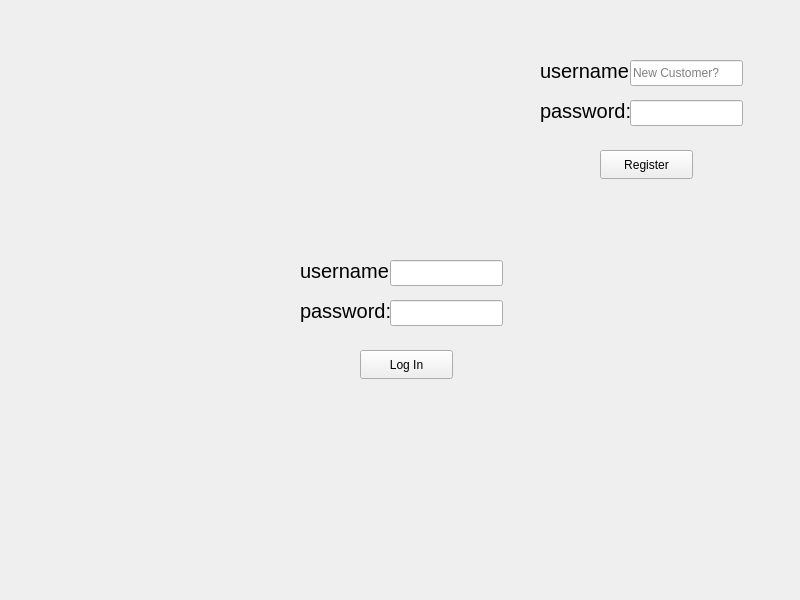
<?xml version="1.0" encoding="UTF-8"?>
<ui version="4.0">
 <class>MainWindow</class>
 <widget class="QMainWindow" name="MainWindow">
  <property name="geometry">
   <rect>
    <x>0</x>
    <y>0</y>
    <width>800</width>
    <height>600</height>
   </rect>
  </property>
  <property name="windowTitle">
   <string>MainWindow</string>
  </property>
  <widget class="QWidget" name="centralwidget">
   <widget class="QLabel" name="label">
    <property name="geometry">
     <rect>
      <x>540</x>
      <y>50</y>
      <width>91</width>
      <height>41</height>
     </rect>
    </property>
    <property name="styleSheet">
     <string notr="true">QLabel{
	font-size:20px;
}</string>
    </property>
    <property name="text">
     <string>username:</string>
    </property>
   </widget>
   <widget class="QLineEdit" name="newUser_edit">
    <property name="geometry">
     <rect>
      <x>630</x>
      <y>60</y>
      <width>113</width>
      <height>26</height>
     </rect>
    </property>
    <property name="placeholderText">
     <string>New Customer?</string>
    </property>
   </widget>
   <widget class="QLabel" name="label_2">
    <property name="geometry">
     <rect>
      <x>300</x>
      <y>250</y>
      <width>91</width>
      <height>41</height>
     </rect>
    </property>
    <property name="styleSheet">
     <string notr="true">QLabel{
	font-size:20px;
}</string>
    </property>
    <property name="text">
     <string>username:</string>
    </property>
   </widget>
   <widget class="QLabel" name="label_3">
    <property name="geometry">
     <rect>
      <x>300</x>
      <y>290</y>
      <width>91</width>
      <height>41</height>
     </rect>
    </property>
    <property name="styleSheet">
     <string notr="true">QLabel{
	font-size:20px;
}</string>
    </property>
    <property name="text">
     <string>password:</string>
    </property>
   </widget>
   <widget class="QLabel" name="label_4">
    <property name="geometry">
     <rect>
      <x>540</x>
      <y>90</y>
      <width>91</width>
      <height>41</height>
     </rect>
    </property>
    <property name="styleSheet">
     <string notr="true">QLabel{
	font-size:20px;
}</string>
    </property>
    <property name="text">
     <string>password:</string>
    </property>
   </widget>
   <widget class="QLineEdit" name="user_edit">
    <property name="geometry">
     <rect>
      <x>390</x>
      <y>260</y>
      <width>113</width>
      <height>26</height>
     </rect>
    </property>
   </widget>
   <widget class="QLineEdit" name="newPass_edit">
    <property name="geometry">
     <rect>
      <x>630</x>
      <y>100</y>
      <width>113</width>
      <height>26</height>
     </rect>
    </property>
   </widget>
   <widget class="QLineEdit" name="pass_edit">
    <property name="geometry">
     <rect>
      <x>390</x>
      <y>300</y>
      <width>113</width>
      <height>26</height>
     </rect>
    </property>
   </widget>
   <widget class="QPushButton" name="login_btn">
    <property name="geometry">
     <rect>
      <x>360</x>
      <y>350</y>
      <width>93</width>
      <height>29</height>
     </rect>
    </property>
    <property name="text">
     <string>Log In</string>
    </property>
   </widget>
   <widget class="QPushButton" name="register_btn">
    <property name="geometry">
     <rect>
      <x>600</x>
      <y>150</y>
      <width>93</width>
      <height>29</height>
     </rect>
    </property>
    <property name="text">
     <string>Register</string>
    </property>
   </widget>
  </widget>
 </widget>
 <resources/>
 <connections/>
</ui>
